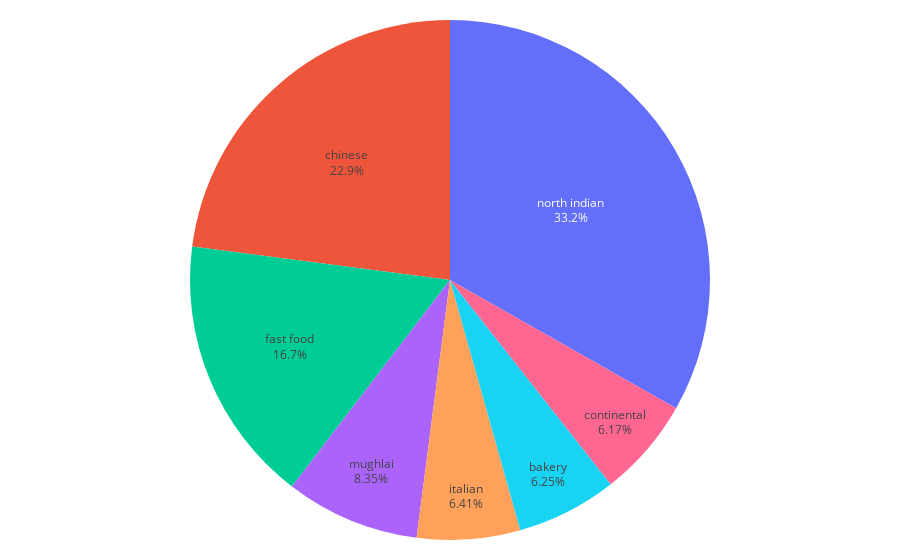

The cell this chart's notebook holds for it:
### Code cell
fig_bar_cuisine = px.pie(fig_top_five[:7],
                 names='cuisines',
                 values='count',
                  )
                 #text-value='Products c',)
                 #color='Products c')
fig_bar_cuisine.update_traces(
    textposition='inside',  # Display text inside slices ('outside' is another option)
    textinfo='percent+label' # Show percentage and the category name
    # Other options for textinfo: 'percent', 'value', 'label', 'value+percent', etc.
)
fig_bar_cuisine.update_layout(
  margin=dict(
        l=20,  # Left margin in pixels
        r=20,  # Right margin
        t=20,  # Top margin (allow space for title if any)
        b=20   # Bottom margin
    ),
   autosize=True,
   paper_bgcolor='white',
   showlegend=False
       #title='Top 5 Cities with the Highest Average Ratings',
    #title_font=dict(size=12, color='darkblue')
)
       # Add annotation for each slice (with arrows)
fig_bar_cuisine

### Figure 1 — Plotly figure (JSON) as saved in the notebook; plotly's stock layout.template omitted (floating-point values rounded to 4 significant figures)
{"data": [{"domain": {"x": [0, 1], "y": [0, 1]}, "hovertemplate": "cuisines=%{label}<br>count=%{value}<extra></extra>", "labels": ["north indian", "chinese", "fast food", "mughlai", "italian", "bakery", "continental"], "legendgroup": "", "name": "", "showlegend": true, "textinfo": "percent+label", "textposition": "inside", "type": "pie", "values": [3960, 2735, 1986, 995, 764, 745, 736]}], "layout": {"autosize": true, "legend": {"tracegroupgap": 0}, "margin": {"b": 20, "l": 20, "r": 20, "t": 20}, "paper_bgcolor": "white", "showlegend": false}}
